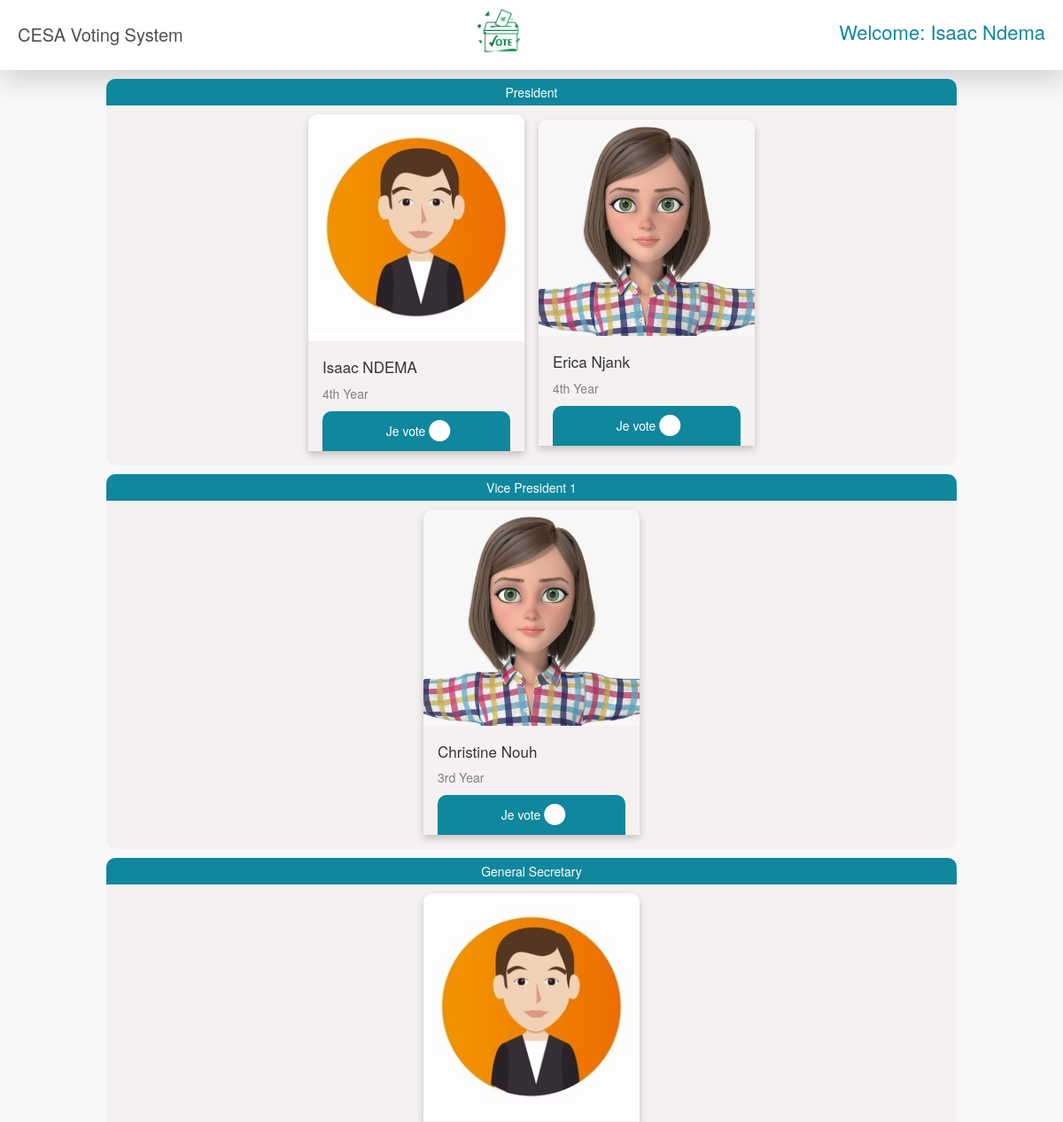
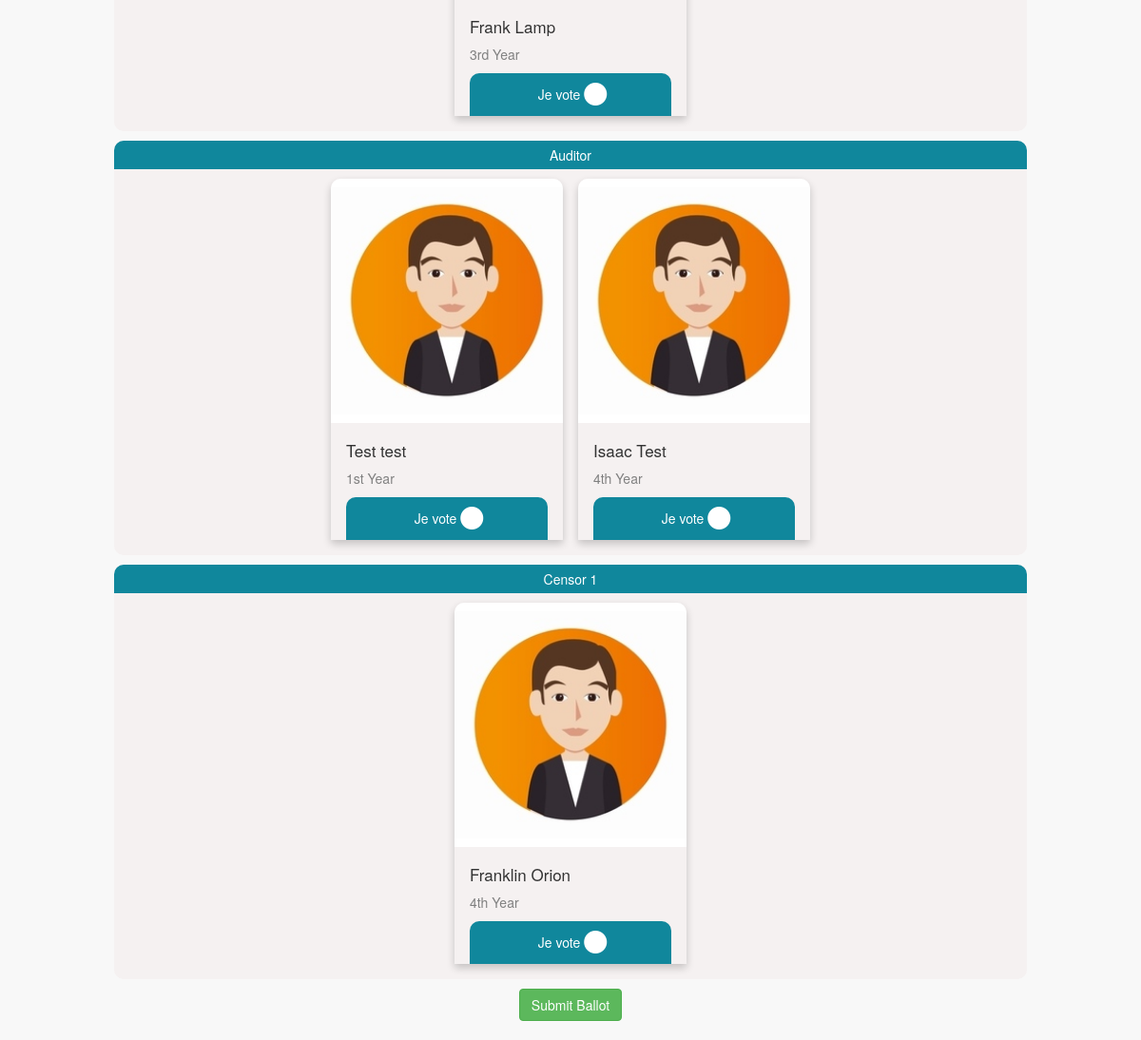
Page /vote.php (signed in) on the committed database (2 pictures, top to bottom).
### tables this page shows
CREATE TABLE `voters` (
  `voters_id` int(11) NOT NULL AUTO_INCREMENT,
  `id_number` varchar(6) NOT NULL,
  `password` varchar(100) NOT NULL,
  `firstname` varchar(100) NOT NULL,
  `lastname` varchar(100) NOT NULL,
  `year_level` varchar(100) NOT NULL,
  `status` varchar(100) NOT NULL,
  `account` varchar(100) NOT NULL,
  PRIMARY KEY (`voters_id`)
);

CREATE TABLE `postes` (
  `id` int(11) NOT NULL AUTO_INCREMENT,
  `name` varchar(100) NOT NULL,
  `class_name` varchar(10) NOT NULL,
  PRIMARY KEY (`id`),
  UNIQUE KEY `id` (`id`,`class_name`)
);

CREATE TABLE `candidate` (
  `candidate_id` int(11) NOT NULL AUTO_INCREMENT,
  `position` int(11) ,
  `firstname` varchar(100) NOT NULL,
  `lastname` varchar(100) NOT NULL,
  `year_level` varchar(100) NOT NULL,
  `gender` varchar(100) NOT NULL,
  `img` varchar(100) NOT NULL,
  PRIMARY KEY (`candidate_id`),
  FOREIGN KEY (`position`) REFERENCES `postes`(`id`)
);

### repositories/default_repository.php (called while the page is built)
<?php
    require_once 'database_connection.php';
    class DefaultRepository
    {
        private $conn;
        function __construct()
        {
            $database = new DatabaseConnection();
            $this->conn = $database->load_db();
        }
        public function get_conn(){
            return $this->conn;
        }
    }
?>

### repositories/database_connection.php (called while the page is built, shortened)
<?php
    class DatabaseConnection{
        public static $connexion = null;
        public function load_db (){
            if(is_null(self::$connexion)){
                self::$connexion = new mysqli('remotemysql.com', 'Chu2uV1pit', 'JPWCBdTMWd', 'Chu2uV1pit');
            }
            return self::$connexion;
        }
    }
?>

### repositories/poste_repository.php (called while the page is built, shortened)
<?php
    require_once 'default_repository.php';
    class PosteRepository extends DefaultRepository
    {
        public function list(){
            return $this->get_conn()->query("SELECT * FROM postes");
        }
    }
?>

### repositories/candidate_repository.php (called while the page is built, shortened)
<?php
    require_once 'default_repository.php';
    class CandidateRepository extends DefaultRepository
    {
        public function get_by_poste($poste){
            return $this->get_conn()->query("SELECT * FROM `candidate` WHERE `position` = " . $poste);
        }
    }
?>

### vote.php (the view, shortened to what this page needs)
<?php
require('voteHead.php');
require("sess.php");
require_once 'repositories/poste_repository.php';
require_once 'repositories/candidate_repository.php';
$poste_repo = new PosteRepository();
$candidate_repo = new CandidateRepository();
?>
<body>
	<?php include('side_bar.php'); ?>
	<form method="POST" action="vote_result.php" class="rootContainer">
		<?php
		$postes = $poste_repo->list();
		$postes_class = array();
		while ($poste = $postes->fetch_array()) {
			array_push($postes_class,$poste['class_name']);
			$query = $candidate_repo->get_by_poste($poste['id']);
			if ($query->num_rows > 0) {
		?>
				<div class="voteContainer">
					<div class="posteTitle">
						<center><?php echo $poste['name'] ?></center>
					</div>
					<div class="rowCard">
						<?php
						while ($fetch = $query->fetch_array()) {
						?>
							<div class="columnCard">
								<div class="card">
									<img src="admin/<?php echo $fetch['img'] ?>">
									<div class="containerCard">
										<h2 class="nameCard"><?php echo $fetch['firstname'] . " " . $fetch['lastname'] ?></h2>
										<p class="levelCard"><?php echo $fetch['year_level'] ?></p>
										<div class="voteCheck fancyCheckbox" onclick="voteClicked(this)">
											<span class="vote_text">Je vote </span><input onclick="(function(e) {e.stopPropagation();})(event)" type="checkbox" value="<?php echo $fetch['candidate_id']; ?>" name="<?php echo $poste['class_name'] . "_id"; ?>" class="<?php echo $poste['class_name']; ?>">
										</div>
									</div>
								</div>
							</div>
						<?php
						}
						?>
					</div>
				</div>
		<?php
			}
		}
		?>
		<center><button style="margin-bottom:20px;" class="btn btn-success ballot" type="submit" name="submit">Submit Ballot</button></center>
	</form>
</body>
</html>

### side_bar.php
<div class="userNavbar">
    <div class="title">
        <a class="titleName" href=""> CESA Voting System</a>
    </div>
    <div class="navbarImg">
        <img src="./images/vote.png" alt="Logo"/>
    </div>
    <div class="user">
        <h1 class="username">
        <?php
        require 'database/dbcon.php';
        try {
            $query = $conn->query("SELECT firstname , lastname from voters where voters_id ='" . $_SESSION['voters_id'] . "'");
            $row = $query->fetch_array();
        ?>
             <i class="fa fa-arrow fa-fw"></i>Welcome: <?php echo $row['firstname'] . " " . $row['lastname']; ?>
        <?php
        } catch (Exception $e) {
            echo '<i class="fa fa-arrow fa-fw"></i>Error occured : Please reload page';
        }
        ?>
        </h1>
    </div>
</div>

### css/sb-admin-2.css (style rules this page uses)
body { background-color: #f8f8f8; }

### css/cardStyles.css (style rules this page uses)
.rootContainer { display:flex; flex-direction: column; justify-content: center; align-items: center; width:100%; }
.voteContainer { width: 80%; border-radius: 10px; margin-bottom: 10px; background-color:#f5f1f1; }
.posteTitle { border-radius: 10px 10px 0 0; padding: 5px; margin-bottom : 10px; background-color:var(--primary-color); color:white; }
.rowCard { display:flex; justify-content: center; align-items: center; }
.columnCard { float: left; margin-bottom: 16px; width: 25%; border-radius: 10px 10px 0 0; padding: 0 8px; min-width: 260px; }
.card { border-radius: 10px 10px 0 0; box-shadow: 0 4px 8px 0 rgba(0, 0, 0, 0.2); }
.card img { width:100%; border-radius: 10px 10px 0 0; }
.containerCard { padding: 0 16px; }
.containerCard::after, .rowCard::after { content: ""; clear: both; display: table; }
.containerCard .nameCard { font-size:17px; }
.containerCard .levelCard { color: grey; }
.voteCheck { border: none; outline: 0; display:flex; padding: 8px; color: white; background-color: var(--primary-color); text-align: center; justify-content: center; justify-items: center; border-radius: 10px 10px 0 0; width: 100%; transition: 300ms ease-out; }
.voteCheck .vote_text { margin: 4px; }

### css/userNavbar.css (style rules this page uses)
.userNavbar { display: flex; justify-content:center ; align-items: center; padding: 20px; background-color: white; box-shadow: var(--box-shadow); margin-bottom: 10px; }
.title a { display: flex; align-items: center; }
.navbarImg { flex: 1; display: flex; justify-content: center; align-items: center; }
.userNavbar img { width:50px; margin-top:-10px; }
.titleName { font-size: 20px; color: var(--text-color); font-weight: 500; }
.user { text-align: right; }
.username { margin-top: 4px; font-size: 22px; color:var(--primary-color); }

### css/checkbox.css (style rules this page uses)
.fancyCheckbox input[type=checkbox], .fancyCheckbox input[type=radio] { position: relative; appearance: none; font-family:FontAwesome; font-size:2em; margin: 0; color: inherit; outline: none; transition: 300ms ease-out; }
.fancyCheckbox input[type=checkbox]::after, .fancyCheckbox input[type=radio]::after { content: '\f111'; display: inline-block; text-align: center; }

### css/partials/_variables.css (style rules this page uses)
:root { --primary-color: rgb(16, 135, 156); --primary-color2:#854fee; --title-color:#141313; --border-color:#201f1f17; --text-color:rgb(83, 77, 77); --gradient-color:linear-gradient(20deg,#4458dc 30%,#854fee 70%); --shadow-color:0px 10px 30px rgba(118,85,225,0.3); --box-shadow:2px 10px 30px rgba(57,56,61,0.205); }

### rows in the picture
voters: firstname "Isaac", lastname "Ndema"
postes: name "President"
candidate: img (picture), firstname "Isaac", lastname "NDEMA", year_level "4th Year"
candidate: img (picture), firstname "Erica", lastname "Njank", year_level "4th Year"
postes: name "Vice President 1"
candidate: img (picture), firstname "Christine", lastname "Nouh", year_level "3rd Year"
postes: name "General Secretary"
candidate: img (picture), firstname "Frank", lastname "Lamp", year_level "3rd Year"
postes: name "Auditor"
candidate: img (picture), firstname "Test", lastname "test", year_level "1st Year"
candidate: img (picture), firstname "Isaac", lastname "Test", year_level "4th Year"
postes: name "Censor 1"
candidate: img (picture), firstname "Franklin", lastname "Orion", year_level "4th Year"
